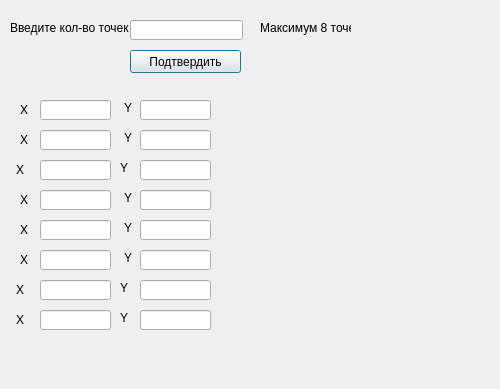
<?xml version="1.0" encoding="UTF-8"?>
<ui version="4.0">
 <class>SecondWindow</class>
 <widget class="QDialog" name="SecondWindow">
  <property name="geometry">
   <rect>
    <x>0</x>
    <y>0</y>
    <width>500</width>
    <height>389</height>
   </rect>
  </property>
  <property name="windowTitle">
   <string>Dialog</string>
  </property>
  <widget class="QLabel" name="label">
   <property name="geometry">
    <rect>
     <x>10</x>
     <y>20</y>
     <width>121</width>
     <height>16</height>
    </rect>
   </property>
   <property name="text">
    <string>Введите кол-во точек</string>
   </property>
  </widget>
  <widget class="QLineEdit" name="lineEdit">
   <property name="geometry">
    <rect>
     <x>130</x>
     <y>20</y>
     <width>113</width>
     <height>20</height>
    </rect>
   </property>
  </widget>
  <widget class="QPushButton" name="pushButton">
   <property name="geometry">
    <rect>
     <x>130</x>
     <y>50</y>
     <width>111</width>
     <height>23</height>
    </rect>
   </property>
   <property name="text">
    <string>Подтвердить</string>
   </property>
  </widget>
  <widget class="QLabel" name="label_2">
   <property name="geometry">
    <rect>
     <x>260</x>
     <y>20</y>
     <width>91</width>
     <height>16</height>
    </rect>
   </property>
   <property name="text">
    <string>Максимум 8 точек</string>
   </property>
  </widget>
  <widget class="QLineEdit" name="lineEdit_2">
   <property name="geometry">
    <rect>
     <x>40</x>
     <y>100</y>
     <width>71</width>
     <height>20</height>
    </rect>
   </property>
  </widget>
  <widget class="QLineEdit" name="lineEdit_3">
   <property name="geometry">
    <rect>
     <x>140</x>
     <y>100</y>
     <width>71</width>
     <height>20</height>
    </rect>
   </property>
  </widget>
  <widget class="QLineEdit" name="lineEdit_4">
   <property name="geometry">
    <rect>
     <x>40</x>
     <y>130</y>
     <width>71</width>
     <height>20</height>
    </rect>
   </property>
  </widget>
  <widget class="QLineEdit" name="lineEdit_5">
   <property name="geometry">
    <rect>
     <x>140</x>
     <y>130</y>
     <width>71</width>
     <height>20</height>
    </rect>
   </property>
  </widget>
  <widget class="QLineEdit" name="lineEdit_6">
   <property name="geometry">
    <rect>
     <x>40</x>
     <y>160</y>
     <width>71</width>
     <height>20</height>
    </rect>
   </property>
  </widget>
  <widget class="QLineEdit" name="lineEdit_7">
   <property name="geometry">
    <rect>
     <x>140</x>
     <y>160</y>
     <width>71</width>
     <height>20</height>
    </rect>
   </property>
  </widget>
  <widget class="QLineEdit" name="lineEdit_8">
   <property name="geometry">
    <rect>
     <x>40</x>
     <y>190</y>
     <width>71</width>
     <height>20</height>
    </rect>
   </property>
  </widget>
  <widget class="QLineEdit" name="lineEdit_9">
   <property name="geometry">
    <rect>
     <x>140</x>
     <y>190</y>
     <width>71</width>
     <height>20</height>
    </rect>
   </property>
  </widget>
  <widget class="QLineEdit" name="lineEdit_10">
   <property name="geometry">
    <rect>
     <x>40</x>
     <y>220</y>
     <width>71</width>
     <height>20</height>
    </rect>
   </property>
  </widget>
  <widget class="QLineEdit" name="lineEdit_11">
   <property name="geometry">
    <rect>
     <x>140</x>
     <y>220</y>
     <width>71</width>
     <height>20</height>
    </rect>
   </property>
  </widget>
  <widget class="QLineEdit" name="lineEdit_12">
   <property name="geometry">
    <rect>
     <x>40</x>
     <y>250</y>
     <width>71</width>
     <height>20</height>
    </rect>
   </property>
  </widget>
  <widget class="QLineEdit" name="lineEdit_13">
   <property name="geometry">
    <rect>
     <x>140</x>
     <y>250</y>
     <width>71</width>
     <height>20</height>
    </rect>
   </property>
  </widget>
  <widget class="QLineEdit" name="lineEdit_14">
   <property name="geometry">
    <rect>
     <x>40</x>
     <y>280</y>
     <width>71</width>
     <height>20</height>
    </rect>
   </property>
  </widget>
  <widget class="QLineEdit" name="lineEdit_15">
   <property name="geometry">
    <rect>
     <x>140</x>
     <y>280</y>
     <width>71</width>
     <height>20</height>
    </rect>
   </property>
  </widget>
  <widget class="QLineEdit" name="lineEdit_16">
   <property name="geometry">
    <rect>
     <x>40</x>
     <y>310</y>
     <width>71</width>
     <height>20</height>
    </rect>
   </property>
  </widget>
  <widget class="QLineEdit" name="lineEdit_17">
   <property name="geometry">
    <rect>
     <x>140</x>
     <y>310</y>
     <width>71</width>
     <height>20</height>
    </rect>
   </property>
  </widget>
  <widget class="QLabel" name="label_3">
   <property name="geometry">
    <rect>
     <x>260</x>
     <y>50</y>
     <width>91</width>
     <height>16</height>
    </rect>
   </property>
   <property name="text">
    <string/>
   </property>
  </widget>
  <widget class="QLabel" name="label_12">
   <property name="geometry">
    <rect>
     <x>120</x>
     <y>310</y>
     <width>16</width>
     <height>16</height>
    </rect>
   </property>
   <property name="text">
    <string>Y</string>
   </property>
  </widget>
  <widget class="QLabel" name="label_13">
   <property name="geometry">
    <rect>
     <x>16</x>
     <y>310</y>
     <width>20</width>
     <height>20</height>
    </rect>
   </property>
   <property name="text">
    <string>X</string>
   </property>
  </widget>
  <widget class="QLabel" name="label_14">
   <property name="geometry">
    <rect>
     <x>120</x>
     <y>280</y>
     <width>16</width>
     <height>16</height>
    </rect>
   </property>
   <property name="text">
    <string>Y</string>
   </property>
  </widget>
  <widget class="QLabel" name="label_15">
   <property name="geometry">
    <rect>
     <x>16</x>
     <y>280</y>
     <width>20</width>
     <height>20</height>
    </rect>
   </property>
   <property name="text">
    <string>X</string>
   </property>
  </widget>
  <widget class="QLabel" name="label_16">
   <property name="geometry">
    <rect>
     <x>124</x>
     <y>250</y>
     <width>16</width>
     <height>16</height>
    </rect>
   </property>
   <property name="text">
    <string>Y</string>
   </property>
  </widget>
  <widget class="QLabel" name="label_17">
   <property name="geometry">
    <rect>
     <x>20</x>
     <y>250</y>
     <width>20</width>
     <height>20</height>
    </rect>
   </property>
   <property name="text">
    <string>X</string>
   </property>
  </widget>
  <widget class="QLabel" name="label_18">
   <property name="geometry">
    <rect>
     <x>124</x>
     <y>220</y>
     <width>16</width>
     <height>16</height>
    </rect>
   </property>
   <property name="text">
    <string>Y</string>
   </property>
  </widget>
  <widget class="QLabel" name="label_19">
   <property name="geometry">
    <rect>
     <x>20</x>
     <y>220</y>
     <width>20</width>
     <height>20</height>
    </rect>
   </property>
   <property name="text">
    <string>X</string>
   </property>
  </widget>
  <widget class="QLabel" name="label_20">
   <property name="geometry">
    <rect>
     <x>124</x>
     <y>190</y>
     <width>16</width>
     <height>16</height>
    </rect>
   </property>
   <property name="text">
    <string>Y</string>
   </property>
  </widget>
  <widget class="QLabel" name="label_21">
   <property name="geometry">
    <rect>
     <x>20</x>
     <y>190</y>
     <width>20</width>
     <height>20</height>
    </rect>
   </property>
   <property name="text">
    <string>X</string>
   </property>
  </widget>
  <widget class="QLabel" name="label_22">
   <property name="geometry">
    <rect>
     <x>120</x>
     <y>160</y>
     <width>16</width>
     <height>16</height>
    </rect>
   </property>
   <property name="text">
    <string>Y</string>
   </property>
  </widget>
  <widget class="QLabel" name="label_23">
   <property name="geometry">
    <rect>
     <x>16</x>
     <y>160</y>
     <width>20</width>
     <height>20</height>
    </rect>
   </property>
   <property name="text">
    <string>X</string>
   </property>
  </widget>
  <widget class="QLabel" name="label_24">
   <property name="geometry">
    <rect>
     <x>124</x>
     <y>130</y>
     <width>16</width>
     <height>16</height>
    </rect>
   </property>
   <property name="text">
    <string>Y</string>
   </property>
  </widget>
  <widget class="QLabel" name="label_25">
   <property name="geometry">
    <rect>
     <x>20</x>
     <y>130</y>
     <width>20</width>
     <height>20</height>
    </rect>
   </property>
   <property name="text">
    <string>X</string>
   </property>
  </widget>
  <widget class="QLabel" name="label_26">
   <property name="geometry">
    <rect>
     <x>124</x>
     <y>100</y>
     <width>16</width>
     <height>16</height>
    </rect>
   </property>
   <property name="text">
    <string>Y</string>
   </property>
  </widget>
  <widget class="QLabel" name="label_27">
   <property name="geometry">
    <rect>
     <x>20</x>
     <y>100</y>
     <width>20</width>
     <height>20</height>
    </rect>
   </property>
   <property name="text">
    <string>X</string>
   </property>
  </widget>
 </widget>
 <resources/>
 <connections/>
</ui>
